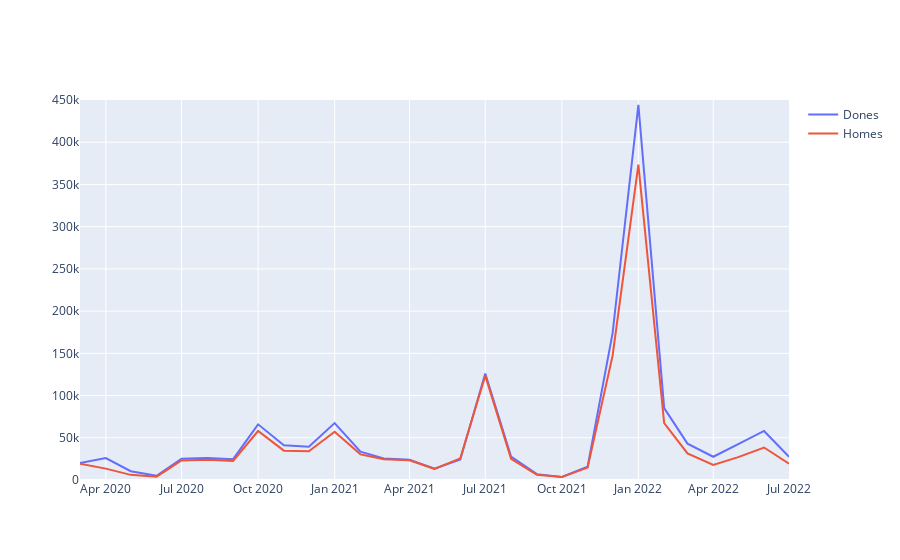

Notebook cell for this chart:
### Code cell
w_pos_df = sex_positives_df.loc[sex_positives_df["Sex"] == "Dona"]
m_pos_df = sex_positives_df.loc[sex_positives_df["Sex"] == "Home"]

fig = go.Figure()

fig.update_layout(yaxis_range=[0, 450000])

fig.add_trace(go.Scatter(x=w_pos_df["Mth_Year"], y=w_pos_df["Positives"],
             name="Dones"))
fig.add_trace(go.Scatter(x=m_pos_df["Mth_Year"], y=m_pos_df["Positives"],
             name="Homes"))

fig.show()
